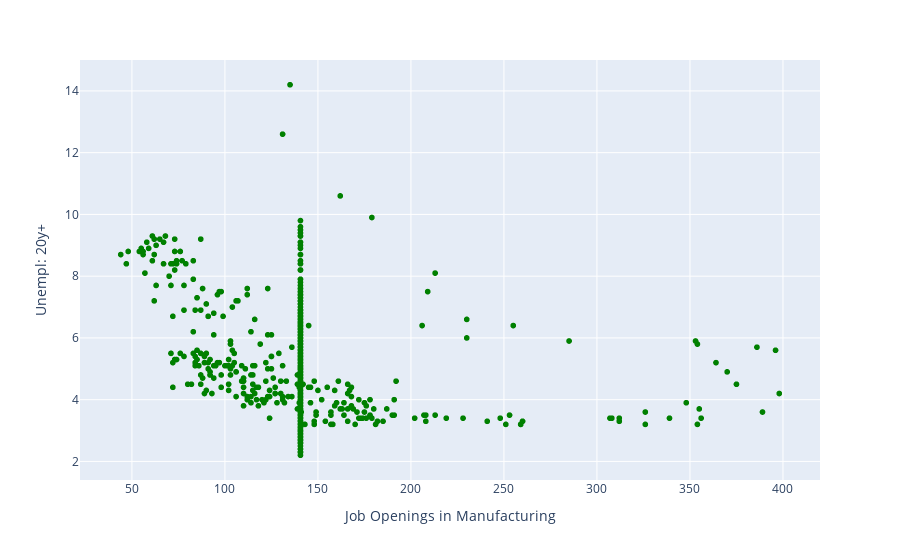

Notebook source saved alongside this figure:
### Code cell
df['x_zscore'] = stats.zscore(df['Job Openings in Manufacturing'])
df['y_zscore'] = stats.zscore(df['Unempl: 20y+'])

# Step 2: Identify outliers (Z-score > 3 or < -3)
df['is_outlier'] = (df['x_zscore'].abs() > 1) | (df['y_zscore'].abs() > 1)

# Step 3: Create a new dataset without outliers
df_cleaned = df[~df['is_outlier']]

fig2 = px.scatter(df, x = "Job Openings in Manufacturing", y = 'Unempl: 20y+')
        
fig2.update_traces(marker_color='green')
fig2.show()

### Figure 1 — Plotly figure (JSON) as saved in the notebook; plotly's stock layout.template omitted (floating-point values rounded to 4 significant figures; data arrays with more than 128 entries replaced by an {"elided": "..."} marker saying what was removed)
{"data": [{"hovertemplate": "Job Openings in Manufacturing=%{x}<br>Unempl: 20y+=%{y}<extra></extra>", "legendgroup": "", "marker": {"color": "green", "symbol": "circle"}, "mode": "markers", "name": "", "showlegend": false, "type": "scattergl", "x": {"elided": "3148 float values"}, "xaxis": "x", "y": {"elided": "3148 float values"}, "yaxis": "y"}], "layout": {"legend": {"tracegroupgap": 0}, "margin": {"t": 60}, "xaxis": {"anchor": "y", "domain": [0, 1], "title": {"text": "Job Openings in Manufacturing"}}, "yaxis": {"anchor": "x", "domain": [0, 1], "title": {"text": "Unempl: 20y+"}}}}
